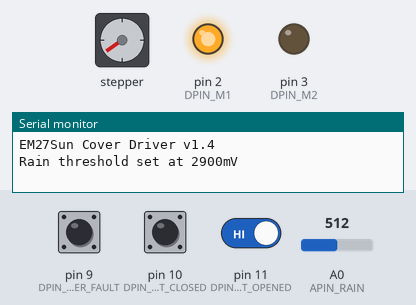
This sketch was run on a simulated Arduino Uno, built with avr-gcc and run on an emulated ATmega328P. Shown: stepper motor, output pins drawn as LEDs (lit = HIGH), the last lines printed to the serial monitor. The test bench sets the inputs (shaded band); at power-on: pin 10 (DPIN_LIMIT_CLOSED) HIGH, pin 11 (DPIN_LIMIT_OPENED) HIGH, pin 9 (DPIN_DRIVER_FAULT) HIGH, A0 (APIN_RAIN) = 512. Stepper angles assume 200 steps per turn; pins used as bus, display or sensor lines are not drawn.

Above: at 1.2 s.
1.3 s: pin 10 (DPIN_LIMIT_CLOSED) driven LOW
3.0 s: pin 10 (DPIN_LIMIT_CLOSED) driven HIGH
At 4.1 s:
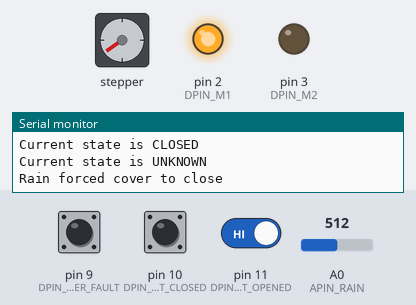
6.0 s: pin 10 (DPIN_LIMIT_CLOSED) driven LOW
7.7 s: pin 11 (DPIN_LIMIT_OPENED) driven LOW
At 9.7 s:
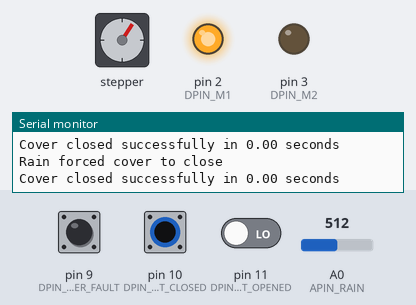
9.8 s: pin 10 (DPIN_LIMIT_CLOSED) driven HIGH
12.8 s: pin 10 (DPIN_LIMIT_CLOSED) pulsed LOW 2 times (0.12 s each, 0.3 s apart)
Timing chart, 0 to 45.2 s (numbered marks = the images above; inputs shaded):
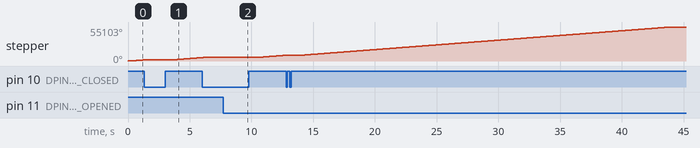

The sketch:

EM27cover.ino
```cpp
#include <AccelStepper.h>

// Bill Simpson (wrsimpson@alaska.edu) 25 Jun 2017
//
// This code is placed into the public domain
//
// This is code to run an arduino microcontroller to
// open and close a cover for the EM27/Sun spectrometer.
// The code drives a stepper motor that does the motion
// and reads limit switches to determine open/closed state.
// There is a basic text-based interface between the
// controller and the host computer with the intent that
// the host computer logs the state of the cover and such
// events.  The arduino also has a rain sensor that will
// force the cover to close in the event of rain.
//
// Text commands:
// o = Open cover once; will not re-open after rain
// f = Open cover and try to keep it open as much as possible
// c = Close cover
// ? = Report cover state (open/closed & rain)
// v = toggle verbose mode
//
// Event feedback:
// If the cover closes or opens, that is sent as "closing by request" or "closing by rain"
// When the cover reaches a state, that is reported as "closed state achieved"
// the ? command returns: "cover closed/open/unknown, rain absent/present"
//
// The hardware uses a Pololu DRV8825 current-controlled (chopper) driver
// Note that the current is set in the hardware (potentiometer).  We use the "enable"
// feature to turn off the motor current when the motor is at an end state.
//
// The carrier board has a header installed from DIR to M1 on the digital side
// Those header pins are inserted into the UnoDIO pins D7 to D2
// The enable and fault pins are jumpered to other digital pins
//
// Note that the motor power requires a capacitor to smooth input, and the microcontroller
// ground is common with (connected to) the motor drive ground.
//
// Limit switches are open (high) when not at limit and short to ground (low) at limit
// Rain sensor is connected digitally.
//
// Motor variables below.  Calculates microsteps from USTEP_DIVISOR
// Due to hardware choice to wire M0 low, only full, 1/4, 1/16, and 1/32 can be selected
// Note that the driver may not run at high microsteps / second (>4000 microsteps/sec)
// for Arduino Uno (16MHz) according to AccelStepper manual; needs testing.

#define STEPS_FULLMOVE 6250
// actual move is about 5625, but this should be more to assure full open
#define USTEP_DIVISOR 4
// the divisor for microstepping, 1 = full steppping, 4 = 1/4 stepping,
// 16 = 1/16 stepping, 32 = 1/32 stepping
#define STEP_SPEED 250
// Speed in  full steps per second. For 200 steps/rot and 8mm/rot this is 10 mm/sec
#define STEP_ACCEL 1000
// Accel in full steps per second per second
#define TIMEOUT_MILLIS 60000
// Timeout (in milliseconds) for the stepper drive loop

#define DIRECTION_OPEN +1
#define DIRECTION_CLOSE -1
// state codes
#define STATE_UNKNOWN 0
// used when not at either limit
#define STATE_CLOSED 1
// used when at the closed limit
#define STATE_OPENED 2
// used when at the open limit
#define STATE_ERROR 3
// if both switches are triggered -- motor cannot move
#define STATE_FORCEOPEN 9
// used to keep the cover open as often as possible
// fault codes
#define FAULT_NONE 0
#define FAULT_MOTOR_SHORT 1
#define FAULT_DRIVER_FAULT 2
// condition codes
#define COND_CLEAR 0
#define COND_RAIN 1

// Driver for stepper motor

#define DPIN_DIR 7
#define DPIN_STEP 6
#define DPIN_NOT_SLEEP 5
#define DPIN_NOT_RESET 4
#define DPIN_M2 3
#define DPIN_M1 2

#define DPIN_ENABLE 8
// output to enable / disable
#define DPIN_DRIVER_FAULT 9
// input from driver board indicating fault

// Limit switches

#define DPIN_LIMIT_CLOSED 10
// input from limit switch
#define DPIN_LIMIT_OPENED 11
// input from limit switch

// Rain
#define DPIN_RAIN 12
// input from rain sensor (digital)
#define APIN_RAIN 0
// input for analog rain sensor (analog)
#define MILLIVOLTS_PER_COUNT 4.8828
// Conversion factor to get millivolts per DIO count
#define RAIN_THRESHOLD_MV 2900
// Threshold for rain (from 3300 mV for true full clear sky (open circuit))
#define NUMPNTS 50
// set number of points to average and calc standard deviation
#define VERBOSE_DEFAULT false

// Global variables

char commandchar;        // command character
int state = STATE_UNKNOWN;
int requeststate = STATE_CLOSED;
int last_state = STATE_UNKNOWN;
int condition = COND_CLEAR;
int fault = FAULT_NONE;
int verbose_logging = VERBOSE_DEFAULT;
float duration, rain_mv;
int i;
double rain_mv_sum, rain_mv_sumsqr;
float rain_mv_avg, rain_mv_std;

AccelStepper stepper(AccelStepper::DRIVER, DPIN_STEP, DPIN_DIR);  // sets up 2-wire stepper driver

// Setup for serial io and driving the stepper
void setup() {
  // Start serial for input / output
  Serial.begin(9600);
  Serial.println("EM27Sun Cover Driver v1.4");
  Serial.print("Rain threshold set at ");
  Serial.print(RAIN_THRESHOLD_MV);
  Serial.println("mV");
  // Set up for the Stepper motor
  stepper.setPinsInverted(true,false,true); // sets direction and enable pins inverted
  stepper.setMaxSpeed(USTEP_DIVISOR * STEP_SPEED);
  stepper.setAcceleration(USTEP_DIVISOR * STEP_ACCEL);
  stepper.setEnablePin(DPIN_ENABLE);

  // Set up the pins for power and motor microstep selection
  pinMode(DPIN_NOT_SLEEP, OUTPUT);
  pinMode(DPIN_NOT_RESET, OUTPUT);
  pinMode(DPIN_M2, OUTPUT);
  pinMode(DPIN_M1, OUTPUT);
  // Turn on power to driver board
  digitalWrite(DPIN_NOT_SLEEP, HIGH);
  digitalWrite(DPIN_NOT_RESET, HIGH);
  if (USTEP_DIVISOR == 1) {
    // Set for full stepping
    digitalWrite(DPIN_M2, LOW);
    digitalWrite(DPIN_M1, LOW);
  }
  if (USTEP_DIVISOR == 4) {
    // Set for 1/4 stepping
    digitalWrite(DPIN_M2, LOW);
    digitalWrite(DPIN_M1, HIGH);
  }
  if (USTEP_DIVISOR == 16) {
    // Set for 1/16 stepping
    digitalWrite(DPIN_M2, HIGH);
    digitalWrite(DPIN_M1, LOW);
  }
  if (USTEP_DIVISOR == 32) {
    // Set for 1/16 stepping
    digitalWrite(DPIN_M2, HIGH);
    digitalWrite(DPIN_M1, HIGH);
  }
  // Set up the pins for inputs
  pinMode(DPIN_DRIVER_FAULT, INPUT);
  pinMode(DPIN_LIMIT_CLOSED, INPUT);
  pinMode(DPIN_LIMIT_OPENED, INPUT);
  pinMode(DPIN_RAIN, INPUT);
}

// Main loop
void loop() {
  // determine current state, condition, and fault
  state = determine_state();  // open/closed
// next line removed because we are going to use analog rain triggering
// condition = determine_cond(); // rain or not
  fault = determine_fault(); // check for motor fault
  // print if there is a state change
  if (state != last_state) {
    if (state==STATE_OPENED) {
      Serial.println("Current state is OPENED");
    }
    if (state==STATE_CLOSED) {
      Serial.println("Current state is CLOSED");
    }
    if (state==STATE_ERROR) {
      Serial.println("Current state is ERROR -- both limits triggered");
    }
    if (state==STATE_UNKNOWN) {
      Serial.println("Current state is UNKNOWN");
    }
  }
  last_state = state;
  // look for user input
  while (Serial.available() > 0) {
    // All commands are single characters
    char commandchar = Serial.read();
    Serial.print("Received command: ");
    Serial.println(commandchar);
    switch (commandchar) {
      case 'o':
      case 'O':
        requeststate = STATE_OPENED;
        Serial.println("User requested cover to open");
        break;
      case 'f':
      case 'F':
        requeststate = STATE_FORCEOPEN;
        Serial.println("User forced cover to open as often as possible");
        break;
      case 'c':
      case 'C':
        requeststate = STATE_CLOSED;
        Serial.println("User requested cover to close");
        break;
      case '?':
        report_state();
        break;
      case 'v':
      case 'V':
        verbose_logging = !verbose_logging;
        if (verbose_logging) {
          Serial.println("User requested verbose logging");
        }
        else {
          Serial.println("Verbose logging is off");
        }
        break;
      default:
        Serial.println("Command not recognized");
    }
  }
  if (condition == COND_RAIN) {
    if (requeststate == STATE_OPENED) // switch requeststate if there is rain to keep closed after
      requeststate = STATE_CLOSED;
    if (state != STATE_CLOSED) {
      Serial.println("Rain forced cover to close");
      fault = move_to_limit(DIRECTION_CLOSE, &duration);
      if (fault == FAULT_MOTOR_SHORT)
        Serial.print ("Cover attempted to close but failed to reach limit in ");
      else
        Serial.print("Cover closed successfully in ");
      Serial.print(duration);
      Serial.println(" seconds");
    }
  }
  else {
    switch(requeststate) {
      case (STATE_CLOSED):
        if (state == STATE_CLOSED)
          break;
        fault = move_to_limit(DIRECTION_CLOSE, &duration);
        if (fault == FAULT_MOTOR_SHORT)
          Serial.print("Cover attempted to close but failed to reach limit in ");
        else
          Serial.print("Cover closed successfully in ");
        Serial.print(duration);
        Serial.println(" seconds");
        break;
      case (STATE_OPENED):
      case (STATE_FORCEOPEN):
        if (state == STATE_OPENED)
          break;
        fault = move_to_limit(DIRECTION_OPEN, &duration);
        if (fault == FAULT_MOTOR_SHORT)
          Serial.print("Cover attempted to open but failed to reach limit in ");
        else
          Serial.print("Cover opened successfully in ");
        Serial.print(duration);
        Serial.println(" seconds");
      default:
        break;  // do nothing
    }
  }
  // Poll rain sensor and determine average and standard deviation
  i = 0;
  rain_mv_sum = 0;
  rain_mv_sumsqr = 0;
  while(i<NUMPNTS) {
    // read rain sensor analog input
    rain_mv = MILLIVOLTS_PER_COUNT * float(analogRead(APIN_RAIN));
    // sum the values
    rain_mv_sum += rain_mv;
    rain_mv_sumsqr += rain_mv*rain_mv;
    i+=1;
    delay(1000/NUMPNTS); // Polling the rain sensor every 1000ms / N
  } // repeat loop for 1 second user interaction time
  // calculate avg and standard deviation
  rain_mv_avg = rain_mv_sum / float(NUMPNTS);
  rain_mv_std = sqrt((1/float(NUMPNTS-1)) * (rain_mv_sumsqr - float(NUMPNTS)*rain_mv_avg*rain_mv_avg));
  if (verbose_logging) {
    Serial.print("Rainsensor avg = ");
    Serial.print(rain_mv_avg);
    Serial.print(" std = ");
    Serial.print(rain_mv_std);
    Serial.println(" mV");
  }
  if ((rain_mv_avg+2*rain_mv_std) < RAIN_THRESHOLD_MV) {
    condition = COND_RAIN;
  }
  else {
    condition = COND_CLEAR;
  }
}

void report_state() {
  Serial.print("Status: State = ");
  switch (state) {
    case STATE_CLOSED:
      Serial.print("closed ");
      break;
    case STATE_OPENED:
      Serial.print("opened ");
      break;
    default:
      Serial.print("unknown ");
  }
  switch (fault) {
    case FAULT_MOTOR_SHORT:
      Serial.print("fault = motor ran short ");
      break;
    case FAULT_DRIVER_FAULT:
      Serial.print("fault = driver in fault ");
  }
  if (condition == COND_RAIN){
    Serial.print("condition = RAIN ");
  }
  Serial.print("Analog Rain Signal = ");
  Serial.print(int(rain_mv_avg));
  Serial.print(" std = ");
  Serial.print(rain_mv_std);
  Serial.println(" mV");
}

int determine_state() {
  int retcode;

  retcode = STATE_UNKNOWN;
  if (digitalRead(DPIN_LIMIT_CLOSED) == LOW)
    retcode = STATE_CLOSED;
  if (digitalRead(DPIN_LIMIT_OPENED) == LOW) {
      if (retcode == STATE_CLOSED) retcode = STATE_ERROR;
      else retcode = STATE_OPENED;
  }
  return retcode;
}

int determine_cond() {
  int retcode;

  if (digitalRead(DPIN_RAIN) == LOW)
    retcode = COND_RAIN;
  else
    retcode = COND_CLEAR;
  return retcode;
}

int determine_fault() {
  int retcode;

  if (digitalRead(DPIN_DRIVER_FAULT) == LOW)
    retcode = FAULT_DRIVER_FAULT;
  else
    retcode = FAULT_NONE;
  return retcode;
}

int move_to_limit(int dir, float* elapsed_sec) {
  int continu = 1;
  int retcode, dpin_limit;
  unsigned long startmillis, timeout;

  startmillis = millis();
  // Setup digital pin for sought limit switch
  if (dir == DIRECTION_CLOSE) {
      dpin_limit = DPIN_LIMIT_CLOSED;
  } else {
      dpin_limit = DPIN_LIMIT_OPENED;
  }
  // Enable the driver (turn current on)
  stepper.enableOutputs();
  // start motion towards sought limit
  stepper.move(dir * STEPS_FULLMOVE * USTEP_DIVISOR);
  // set timeout TIMEOUT_MILLIS milliseconds after current time
  timeout = startmillis + TIMEOUT_MILLIS;
  // run the motor
  retcode = FAULT_MOTOR_SHORT;  // default return code is that the motor didn't achieve limit
  while ( (stepper.distanceToGo() != 0) && (millis() < timeout) ) {
    if (digitalRead(dpin_limit) == LOW) {
      retcode = FAULT_NONE;
      stepper.stop();  // tell the stepper to stop via decelleration ramp
    }
    stepper.run();  // keep running the motor
  }
  // Disable the driver (turn current off)
  stepper.disableOutputs();
  // calculate the elapsed time
  *elapsed_sec = (float)(millis() - startmillis)/1000;
  // return the code
  return retcode;
}
```

Measured:
- after the input at 3.0 s, stepper: keeps turning clockwise at about 1464°/s, starting after 0.59 s
- after the input at 7.7 s, stepper: goes 5792° 1.1 s, then 5794°, starting after 0.60 s
